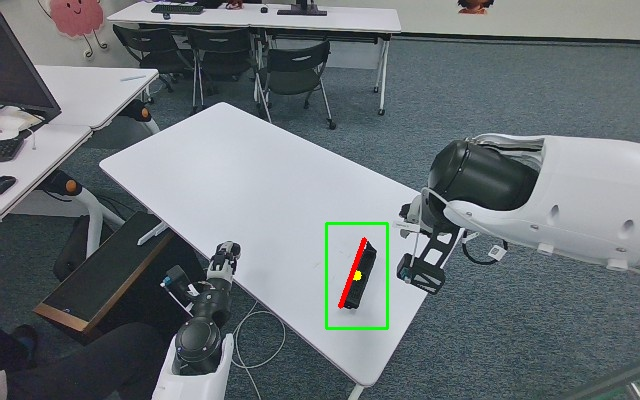
#> input picture inverse_kinematicas-basice-grasping/g2_pick_adaptive_vertical_pose_angle.jpg, 640 x 400 px
$ python 27_auto_product_center_detector.py g2_pick_adaptive_vertical_pose_angle.jpg
#> lines starting #> are read from the running program, lines starting #| are printed output that depends on the picture; after the words box and inside, x2 and y2 are one past the last pixel; in counts of white or black regions, pixels touching at a corner belong together
#!/usr/bin/python3.10
# -*- coding: utf-8 -*-
"""
27_auto_product_center_detector.py
DRY_RUN ONLY

功能:
1. 读取RGB图片
2. OpenCV自动检测产品轮廓
3. 找最大轮廓
4. 计算产品中心(cx,cy)
5. 输出中心像素
6. 保存标注图
7. 不控制机器人

用法:
/usr/bin/python3.10 27_auto_product_center_detector.py image.jpg
"""

import sys
import json
from pathlib import Path
import cv2
import numpy as np

if len(sys.argv) < 2:
    print('用法: python3 27_auto_product_center_detector.py image.jpg')
    sys.exit(1)

img_path = Path(sys.argv[1])
img = cv2.imread(str(img_path))
#> img is the input picture: shape (400, 640, 3); mean B, G, R 118.4, 114.7, 106.7
if img is None:
    raise RuntimeError(f'无法读取图片: {img_path}')

hsv = cv2.cvtColor(img, cv2.COLOR_BGR2HSV)
#> hsv: shape (400, 640, 3); mean H, S, V 98.7, 41.6, 120.8

# 通用前景提取，可根据产品颜色后续调整
v = hsv[:,:,2]
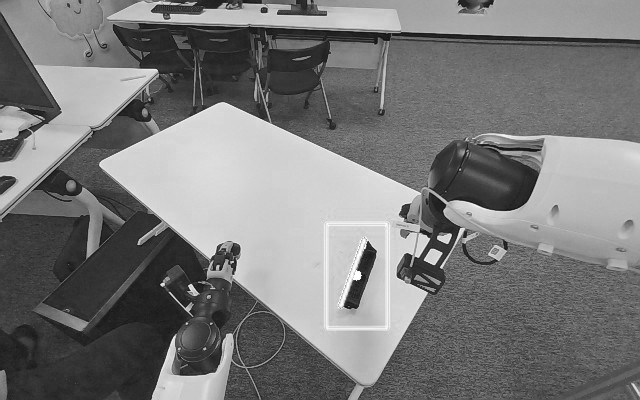
#> v: shape (400, 640); min 13, max 255, mean 120.8
_, mask = cv2.threshold(v, 0, 255, cv2.THRESH_BINARY + cv2.THRESH_OTSU)
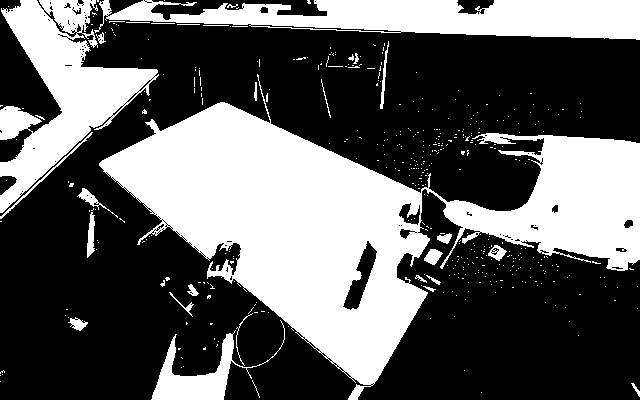
#> mask: shape (400, 640); 37.3% white; 449 white regions (420 under 20 px), largest, box (x1, y1, x2, y2) and area: (99, 74, 640, 400) 62422, (94, 0, 640, 40) 13933, (0, 0, 159, 213) 13419

kernel = np.ones((5,5), np.uint8)
mask = cv2.morphologyEx(mask, cv2.MORPH_OPEN, kernel)
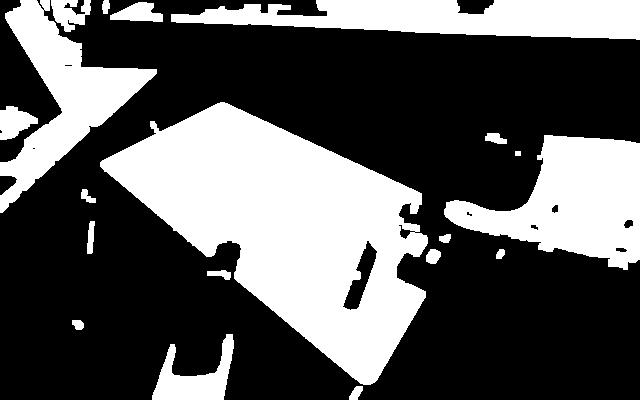
#> mask: shape (400, 640); 35.1% white; 19 white regions, largest, box (x1, y1, x2, y2) and area: (100, 102, 428, 385) 45675, (444, 135, 640, 270) 14530, (171, 0, 640, 40) 12663
mask = cv2.morphologyEx(mask, cv2.MORPH_CLOSE, kernel)
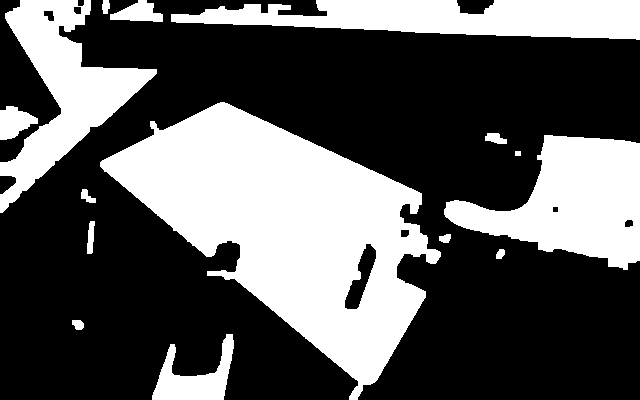
#> mask: shape (400, 640); 35.3% white; 15 white regions

contours, _ = cv2.findContours(mask, cv2.RETR_EXTERNAL, cv2.CHAIN_APPROX_SIMPLE)
#> contours = 15 contours; largest, box (x1, y1, x2, y2) and area: (100, 102, 441, 400) 46624, (444, 135, 640, 270) 14410, (171, 0, 640, 40) 12127, (0, 0, 157, 213) 11696, (152, 334, 234, 400) 2330
if not contours:
    raise RuntimeError('未检测到轮廓')

cnt = max(contours, key=cv2.contourArea)
#> cnt = contour of 640 points, box (x1, y1, x2, y2) (100, 102, 441, 400), area 46624
area = cv2.contourArea(cnt)
#> area = 46624
M = cv2.moments(cnt)
#> M = moments, m00 46624, centre m10/m00, m01/m00 = (288.4, 227.1)
if M['m00'] == 0:
    raise RuntimeError('轮廓面积为0')

cx = int(M['m10']/M['m00'])
#> cx = 288
cy = int(M['m01']/M['m00'])
#> cy = 227

out = img.copy()
cv2.drawContours(out,[cnt],-1,(0,255,0),2)
cv2.circle(out,(cx,cy),8,(0,0,255),-1)
cv2.line(out,(cx-20,cy),(cx+20,cy),(255,0,0),2)
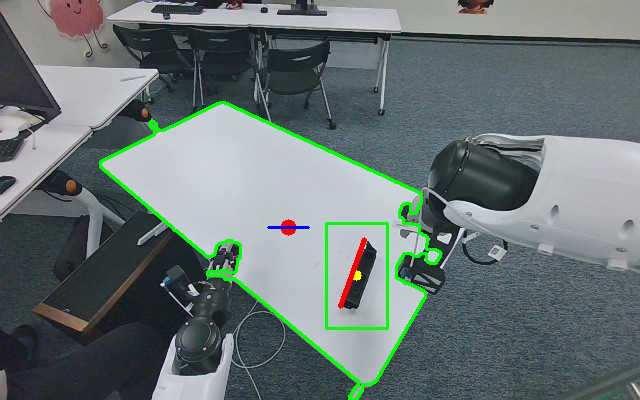
#> out: shape (400, 640, 3); mean B, G, R 115.7, 116.2, 104.2
cv2.line(out,(cx,cy-20),(cx,cy+20),(255,0,0),2)
#> out: shape (400, 640, 3); 0.05% of pixels changed, all inside (x1, y1, x2, y2) = (287, 206, 290, 249)

png_file = img_path.with_name(img_path.stem + '_detected.png')
json_file = img_path.with_name(img_path.stem + '_center.json')

cv2.imwrite(str(png_file), out)

result = {
    'image': str(img_path),
    'center_pixel':[cx,cy],
    'contour_area': float(area),
    'annotated_image': str(png_file)
}

json_file.write_text(json.dumps(result,indent=2,ensure_ascii=False),encoding='utf-8')

print('产品中心检测完成')
print('center_pixel =', [cx,cy])
#| center_pixel = [288, 227]
print('contour_area =', area)
#| contour_area = 46624.0
print('annotated =', png_file)
print('json =', json_file)

$ run again, on inverse_kinematicas-basice-grasping/g2_balanced_height_vertical_live.jpg
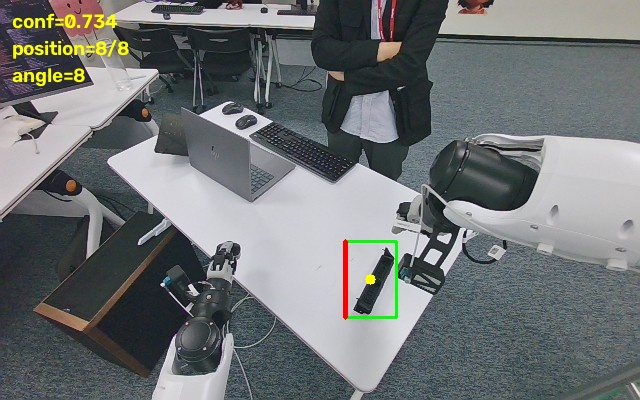
#> input picture inverse_kinematicas-basice-grasping/g2_balanced_height_vertical_live.jpg, 640 x 400 px
#> img is the input picture: shape (400, 640, 3); mean B, G, R 116.1, 115.3, 111.5
#> hsv: shape (400, 640, 3); mean H, S, V 99, 34.5, 120.5
#> `mask = cv2.morphologyEx(mask, cv2.MORPH_CLOSE, kernel)`:
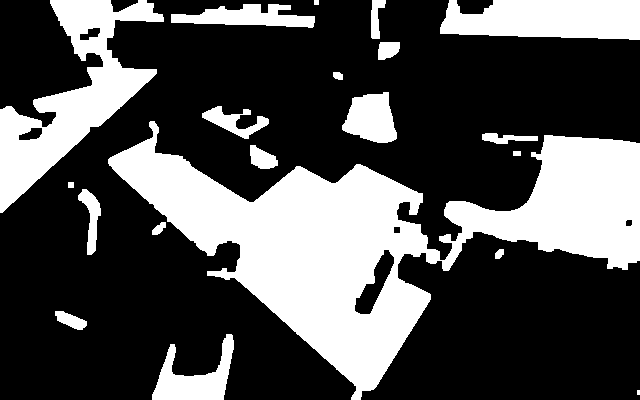
#> mask: shape (400, 640); 31.7% white; 20 white regions (1 under 20 px)
#> contours = 20 contours, 2 with area under 20; largest, box (x1, y1, x2, y2) and area: (108, 121, 640, 400) 51926, (0, 0, 164, 213) 12012, (440, 0, 640, 40) 6584, (152, 334, 234, 400) 2343, (342, 92, 397, 143) 1916
#> cnt = contour of 808 points, box (x1, y1, x2, y2) (108, 121, 640, 400), area 51926
#> area = 51926
#> M = moments, m00 51926, centre m10/m00, m01/m00 = (381, 237.1)
#> cx = 381
#> cy = 237
#> `cv2.line(out,(cx-20,cy),(cx+20,cy),(255,0,0),2)`:
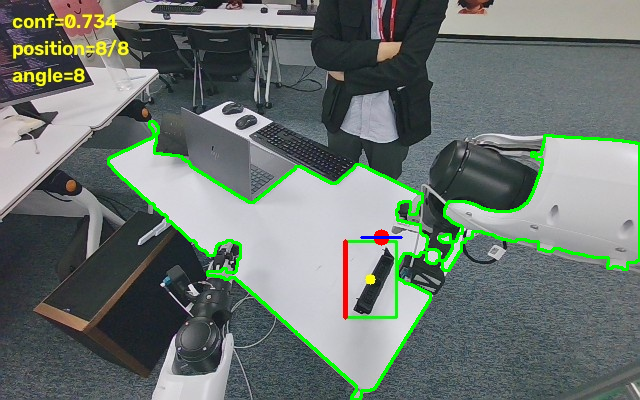
#> out: shape (400, 640, 3); mean B, G, R 111.9, 117.8, 107.5
#| center_pixel = [381, 237]
#| contour_area = 51926.0
